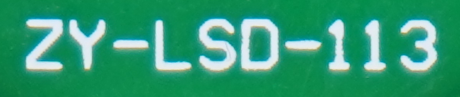
#> input picture PCBTest/keypoints/serigrafia.png, 460 x 97 px
$ python -i procesar_pcb_homografia_yolo.py   (imports and definitions only)
#> lines starting #> are read from the running program, lines starting #| are printed output that depends on the picture; after the words box and inside, x2 and y2 are one past the last pixel; in counts of white or black regions, pixels touching at a corner belong together
#> further down, picture is the input picture: shape (97, 460, 3); mean B, G, R 114.8, 154.9, 48.5
import argparse
import csv
import json
import math
import time
from pathlib import Path

import cv2
import numpy as np
from ultralytics import YOLO


IMAGE_EXTENSIONS = {".jpg", ".jpeg", ".png", ".bmp", ".webp"}


# [4 lines left out: function cargar_tamano_desde_config, not called in this run]


def crear_mascara_green(image):
    hsv = cv2.cvtColor(image, cv2.COLOR_BGR2HSV)
#> hsv: shape (97, 460, 3); mean H, S, V 79.2, 192.9, 156

    lower_green = np.array([35, 25, 25])
    upper_green = np.array([95, 255, 255])

    mask = cv2.inRange(hsv, lower_green, upper_green)
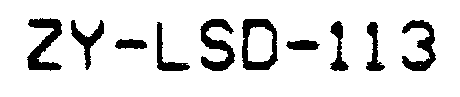
#> mask: shape (97, 460); 87.1% white; 10 black regions, largest, box (x1, y1, x2, y2) and area: (27, 18, 62, 71) 909, (200, 19, 235, 71) 896, (242, 19, 278, 70) 867

    kernel_open = np.ones((5, 5), np.uint8)
    kernel_close = np.ones((21, 21), np.uint8)
    kernel_dilate = np.ones((5, 5), np.uint8)

    mask = cv2.morphologyEx(mask, cv2.MORPH_OPEN, kernel_open, iterations=1)
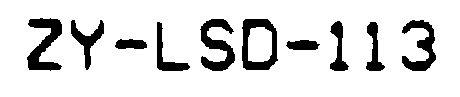
#> mask: shape (97, 460); 86.8% white; 10 black regions, largest, box (x1, y1, x2, y2) and area: (27, 18, 62, 71) 933, (200, 19, 235, 71) 907, (242, 19, 278, 70) 885
    mask = cv2.morphologyEx(mask, cv2.MORPH_CLOSE, kernel_close, iterations=2)
#> mask: shape (97, 460); every value is 255
    mask = cv2.dilate(mask, kernel_dilate, iterations=1)

    return mask


# [1520 lines left out: functions comprobar_mascara_toca_borde, obtener_contorno_principal, obtener_rectangulo_minimo, obtener_ejes_rectangulo, proyectar_puntos, seleccionar_puntos_lado and 27 more, not called in this run]


# [2 lines not run here, left out]

>>> import cv2
>>> picture = cv2.imread('keypoints/serigrafia.png')
>>> result = crear_mascara_green(picture)
